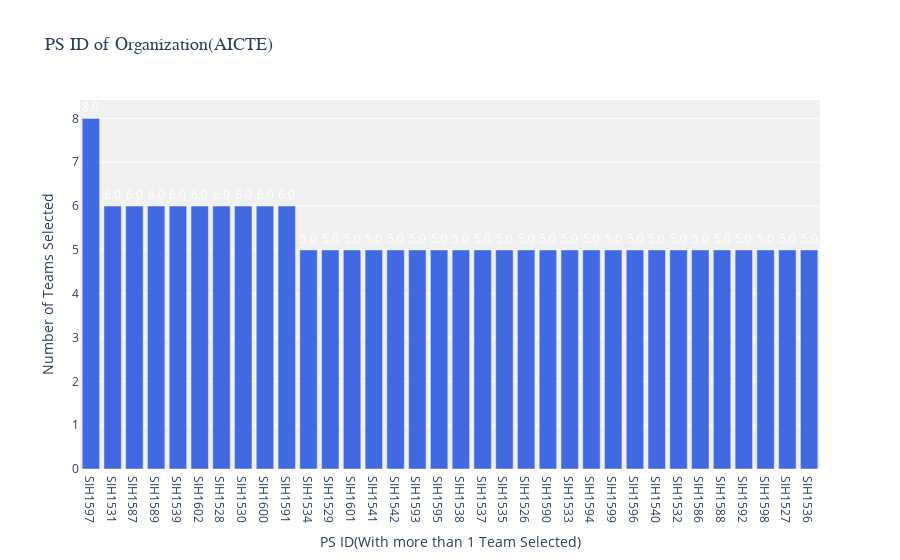

Source (notebook cell):
### Markdown cell above
# Visualization through different Graphs

### Code cell
df = data[data['Organization'] == "AICTE, MIC-Student Innovation"]
ps_id_counts = df['PS ID'].value_counts()

fig = px.bar(x=ps_id_counts.index, y=ps_id_counts.values, text_auto='.2s',title="PS ID of Organization(AICTE)")

fig.update_traces(
    textfont_size=12, 
    textposition="outside", 
    cliponaxis=False,
    marker_color='royalblue', 
    textfont_color='white')

fig.update_layout(
    xaxis_title="PS ID(With more than 1 Team Selected)", 
    yaxis_title="Number of Teams Selected", 
    title_font_size=18,
    title_font_family='Arial',
    plot_bgcolor='rgba(240, 240, 240, 1)')
fig.show()

### Figure 1 — Plotly figure (JSON) as saved in the notebook; plotly's stock layout.template omitted (floating-point values rounded to 4 significant figures)
{"data": [{"alignmentgroup": "True", "cliponaxis": false, "hovertemplate": "x=%{x}<br>y=%{y}<extra></extra>", "legendgroup": "", "marker": {"color": "royalblue", "pattern": {"shape": ""}}, "name": "", "offsetgroup": "", "orientation": "v", "showlegend": false, "textfont": {"color": "white", "size": 12}, "textposition": "outside", "texttemplate": "%{y:.2s}", "type": "bar", "x": ["SIH1597", "SIH1531", "SIH1587", "SIH1589", "SIH1539", "SIH1602", "SIH1528", "SIH1530", "SIH1600", "SIH1591", "SIH1534", "SIH1529", "SIH1601", "SIH1541", "SIH1542", "SIH1593", "SIH1595", "SIH1538", "SIH1537", "SIH1535", "SIH1526", "SIH1590", "SIH1533", "SIH1594", "SIH1599", "SIH1596", "SIH1540", "SIH1532", "SIH1586", "SIH1588", "SIH1592", "SIH1598", "SIH1527", "SIH1536"], "xaxis": "x", "y": [8, 6, 6, 6, 6, 6, 6, 6, 6, 6, 5, 5, 5, 5, 5, 5, 5, 5, 5, 5, 5, 5, 5, 5, 5, 5, 5, 5, 5, 5, 5, 5, 5, 5], "yaxis": "y"}], "layout": {"barmode": "relative", "legend": {"tracegroupgap": 0}, "plot_bgcolor": "rgba(240, 240, 240, 1)", "title": {"font": {"family": "Arial", "size": 18}, "text": "PS ID of Organization(AICTE)"}, "xaxis": {"anchor": "y", "domain": [0, 1], "title": {"text": "PS ID(With more than 1 Team Selected)"}}, "yaxis": {"anchor": "x", "domain": [0, 1], "title": {"text": "Number of Teams Selected"}}}}
